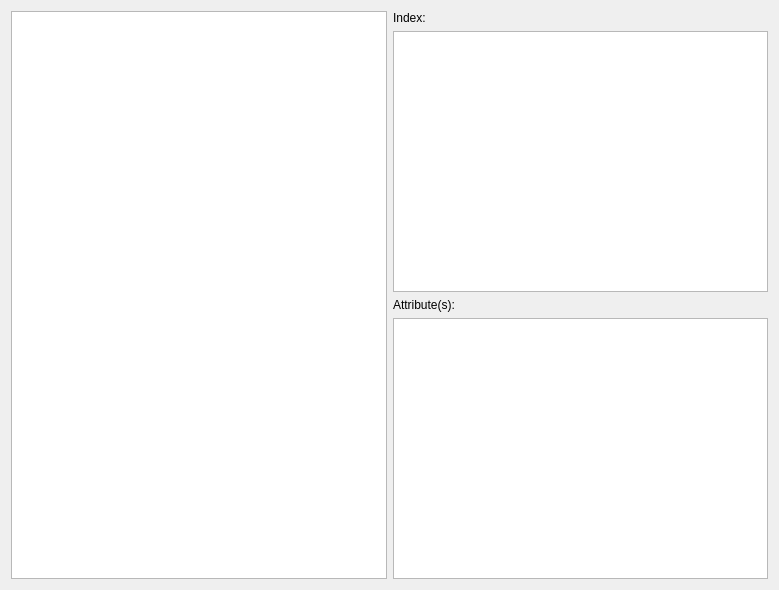
<?xml version="1.0" encoding="UTF-8"?>
<ui version="4.0">
 <class>Form</class>
 <widget class="QWidget" name="Form">
  <property name="geometry">
   <rect>
    <x>0</x>
    <y>0</y>
    <width>779</width>
    <height>590</height>
   </rect>
  </property>
  <property name="windowTitle">
   <string>Form</string>
  </property>
  <layout class="QHBoxLayout" name="horizontalLayout_3">
   <item>
    <widget class="QListWidget" name="listWidget">
     <property name="focusPolicy">
      <enum>Qt::ClickFocus</enum>
     </property>
     <property name="acceptDrops">
      <bool>true</bool>
     </property>
     <property name="dragEnabled">
      <bool>true</bool>
     </property>
     <property name="dragDropMode">
      <enum>QAbstractItemView::DragDrop</enum>
     </property>
     <property name="defaultDropAction">
      <enum>Qt::MoveAction</enum>
     </property>
     <property name="selectionMode">
      <enum>QAbstractItemView::ExtendedSelection</enum>
     </property>
    </widget>
   </item>
   <item>
    <layout class="QVBoxLayout" name="verticalLayout">
     <item>
      <widget class="QLabel" name="label">
       <property name="text">
        <string>Index:</string>
       </property>
      </widget>
     </item>
     <item>
      <widget class="QListWidget" name="listWidget_2">
       <property name="focusPolicy">
        <enum>Qt::ClickFocus</enum>
       </property>
       <property name="dragEnabled">
        <bool>true</bool>
       </property>
       <property name="dragDropMode">
        <enum>QAbstractItemView::DragDrop</enum>
       </property>
       <property name="defaultDropAction">
        <enum>Qt::MoveAction</enum>
       </property>
      </widget>
     </item>
     <item>
      <widget class="QLabel" name="label_2">
       <property name="text">
        <string>Attribute(s):</string>
       </property>
      </widget>
     </item>
     <item>
      <widget class="QTableWidget" name="tableWidget">
       <property name="focusPolicy">
        <enum>Qt::ClickFocus</enum>
       </property>
      </widget>
     </item>
    </layout>
   </item>
  </layout>
 </widget>
 <resources/>
 <connections/>
</ui>
